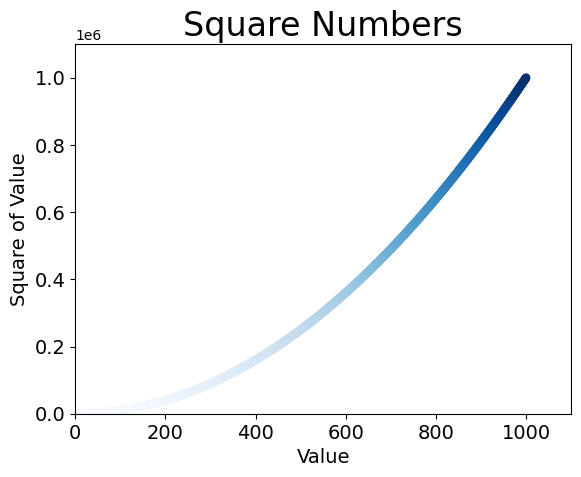

Recreate this plot in Python.
import matplotlib.pyplot as plt
'''                        Using a Colormap
A colormap is a series of colors in a gradient that moves from a starting to
ending color. Colormaps are used in visualizations to emphasize a pattern
in the data. For example, you might make low values a light color and high
values a darker color. The pyplot module includes a set of built-in colormaps. 
To use one of these colormaps, you need to specify how pyplot should assign
a color to each point in the data set. Here’s how to assign each point a color
based on its y-value:
'''




#=================================================
# plot a simple point. 
# plt.scatter(2, 4, s=200) # x=2, y=4, size=200
#=================================================
# Plot several points in list
x_values = list(range(1, 1001))
y_values = [x**2 for x in x_values]
'''
matplotlib lets you color points individually in a scatter plot. The default—
blue dots with a black outline—works well for plots with a few points. But
when plotting many points, the black outlines can blend together. To
remove the outlines around points, pass the argument edgecolor='none'
when you call scatter().In this you'll see only solid blue points in your plot.
We can use custom color: c=(0, 0, 0.8). Values closer to 0 produce dark colors, 
and values closer to 1 produce lighter colors.
We can use "cmap"-algorithm in coloring. This code colors the points with lower
y-values light blue and the points with larger y-values dark blue
'''
plt.scatter(x_values, 
            y_values, 
            c=y_values, 
            cmap=plt.cm.Blues, # use automatic coloring depending on Value
            edgecolor='none', 
            s=40)
# Set chart title and label axes.
plt.title("Square Numbers", fontsize=24)
plt.xlabel("Value", fontsize=14)
plt.ylabel("Square of Value", fontsize=14)
# Set size of tick labels.
plt.tick_params(axis='both', which='major', labelsize=14)
# Set the range for each axis. The axis() function requires 
# four values: the minimum and maximum values for the x-axis 
# and the y-axis. Here, we run the x-axis from 0 to 1100 
# and the y-axis from 0 to 1,100,000.
plt.axis([0, 1100, 0, 1100000])

# Show chart
#plt.show()

# Save chart as file in the same folder where the code file is placed. 
# The first argument is a filename for the plot image, which will be saved
# in the same directory as scatter_squares.py. The second argument trims extra
# whitespace from the plot. If you want the extra whitespace around the plot,
# you can omit this argument.
plt.savefig('mpl_scatter_colors.png', bbox_inches='tight')
